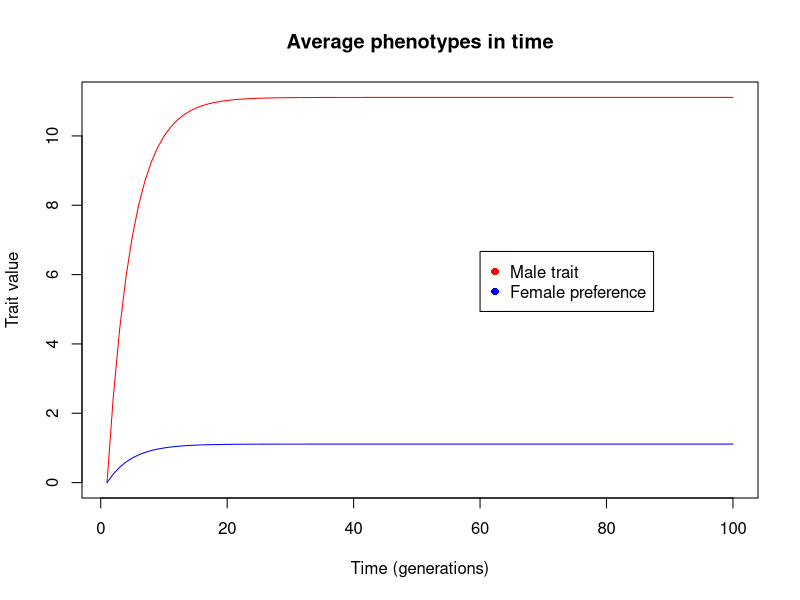

This chart was generated by the following R code:
rm(list = ls())
options(error = browser)
options(echo = FALSE)

Vz <- 0.5
Cxy <- 0.05
n_generations <- 100
initial_mean_z <- 0.0
initial_mean_y <- 0.0
theta <- 10 # Male optimum value for viability selection
omega <- 1.0 #Distribution of viability value around theta

male_color <- "red"
female_color <- "blue"

phenotypes_n_rows <- 2
phenotypes_n_cols <- 1
phenotypes <- data.frame(matrix(0,phenotypes_n_rows,phenotypes_n_cols))
phenotypes[1,1] <- "male trait"
phenotypes[2,1] <- "female preference"
rownames(phenotypes) <- c("z","y")
colnames(phenotypes) <- c("average")

# phenotypes_in_time: keeps track of all frequencies in time
t_n_rows <- n_generations
t_n_cols <- phenotypes_n_rows
phenotypes_in_time <- data.frame(matrix(0,t_n_rows,t_n_cols))
colnames(phenotypes_in_time) <- rownames(phenotypes)
rownames(phenotypes_in_time) <- seq(1:n_generations)
phenotypes_in_time[1,1] <- initial_mean_z
phenotypes_in_time[1,2] <- initial_mean_y


# Start at t=2, because t=1 denotes the initial values
for (t in c(2:n_generations))
{
	print(t)
	cur_z <- phenotypes_in_time[t-1,1]
	cur_y <- phenotypes_in_time[t-1,2]
  print(cur_z)
  print(cur_y)

	delta_z <- 0.5 * Vz  * (cur_y - ((cur_z - theta) / (omega * omega)))
	delta_y <- 0.5 * Cxy * (cur_y - ((cur_z - theta) / (omega * omega)))
	
	next_z <- cur_z + delta_z
	next_y <- cur_y + delta_y
	
	phenotypes_in_time[t,1] <- next_z
	phenotypes_in_time[t,2] <- next_y
}

# Need to use as.matrix, otherwise 'graphical parameter "type" is obsolete'
plot(
	as.matrix(phenotypes_in_time[1]),
	xlim=c(1,n_generations),
	ylim=c(min(phenotypes_in_time),max(phenotypes_in_time)),
	type="l",col=male_color,
	main="Average phenotypes in time",
	ylab="Trait value",
	xlab="Time (generations)"
)
legend_x <- 0.6 * n_generations
legend_y <- max(phenotypes_in_time) - (0.4 * (max(phenotypes_in_time) - min(phenotypes_in_time)))
legend(
	legend_x,
	legend_y,
	c("Male trait","Female preference"),col=c(male_color,female_color),pch=c(16,16)
)
lines(phenotypes_in_time[2],col=female_color)
